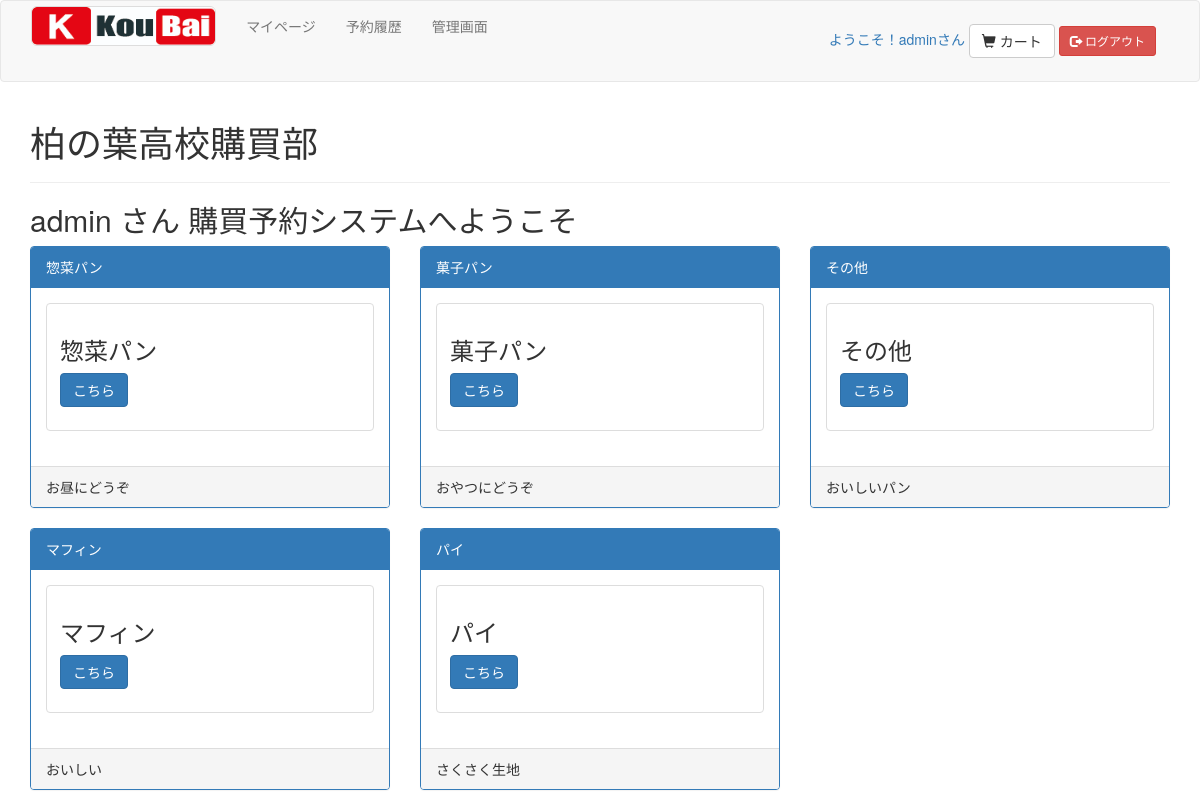
/mypage/ (signed in), run on the app's committed database.
### tables this page shows
CREATE TABLE IF NOT EXISTS `category` (
  `id` int(255) NOT NULL AUTO_INCREMENT,
  `name` varchar(255) NOT NULL,
  `comment` varchar(255) NOT NULL,
  PRIMARY KEY (`id`),
  UNIQUE KEY `id` (`id`),
  KEY `id_2` (`id`)
);

### mypage/index.php (the view, shortened to what this page needs)
<?php
  require("../head.php");
  require("../connect_db.php");
?>
<body>
  <div class="container">
  <h1>柏の葉高校購買部</h1>
  <hr>
  <h2> <?php echo $_SESSION['sid']; ?> さん 購買予約システムへようこそ</h2>
  <?php
    $result = mysqli_query($link,'SELECT * FROM category');
    echo "<div class=\"row\">";
    while ($row = mysqli_fetch_assoc($result)){
      $name = $row['name'];
      $comment = $row['comment'];
      $id = $row['id'];
    	CategoryCard("$name","$comment","$id");
    }
  ?>
  </div>
  </div>
</body>
</html>
<?php
function CategoryCard($name,$comment,$id){
  echo <<<EOM
	<div class="col-md-4">
  <div class="panel panel-primary">
    <div class="panel-heading">$name</div>
    <div class="panel-body">
    <div class="thumbnail">
			<div class="caption">
        <h3>$name</h3>
        <p></p>
        <p><a href="products_list.php?cat=$id" class="btn btn-primary" role="button">こちら</a></p>
      </div>
    </div>
    </div>
    <div class="panel-footer">$comment</div>
	</div>
  </div>
EOM;
}
?>

### data on the page
category: name "惣菜パン", comment "お昼にどうぞ"
category: name "菓子パン", comment "おやつにどうぞ"
category: name "その他", comment "おいしいパン"
category: name "マフィン", comment "おいしい"
category: name "パイ", comment "さくさく生地"

### other printed values
$_SESSION['sid'] "admin"
